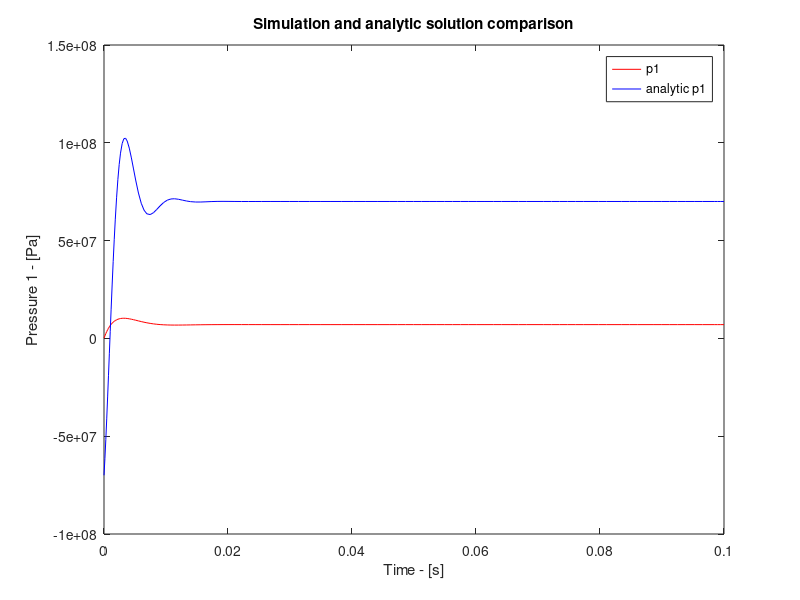

This chart was generated by the following MATLAB code:
function SolveODEs()
clf  %clear any existing plots

% State defined as X = [x, xdot, p1,p2]

[t,y1] = ode45(  @deriv,[0,0.1],[0,0,1e5,1e5]); % derivative, time range, initial conditions

p1_analytic = (7-14.*exp(-400.*t).*sin(800.*t+1.55)).*10e6;

plot(t,y1(:,3),'r',t,p1_analytic,'b'); %tvals,yvals, color and style
title('Simulation and analytic solution comparison');
xlabel('Time - [s]');
ylabel('Pressure 1 - [Pa]');
legend('p1','analytic p1')

pause % hit enter to go to the next plot

function XDOT = deriv(t,X)
% System Parameters
A =4.909e-4;    Cd = 0.6;       rho= 850;
V = 1.473e-4;   beta = 2e9;     pa=1e5;
m = 30;         ps =1.4e7;      Kv = 2e-5;

% Rename states
x = X(1); xdot = X(2);   p1 = X(3);   p2 = X(4);

% Initiate forcing function
y = 0.002;

% write the non-trivial equations using nice names
xddot = A*(p1-p2)/m;
p1dot = (y*Kv*(ps-p1)-rho*A*xdot)*((beta)/(V*rho));
p2dot = (y*Kv*(p2-pa)-rho*A*xdot)*((-beta)/(V*rho));

XDOT = [ xdot; xddot;  p1dot;  p2dot] ;  %return the derivative values